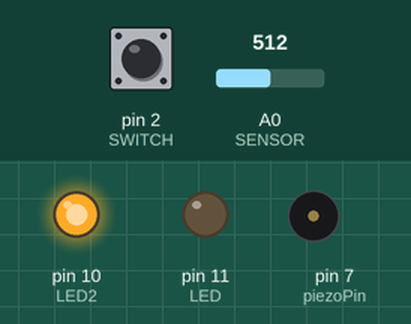
Recording of a sketch running on a simulated Arduino Uno, built with avr-gcc and run on an emulated ATmega328P. On the bench: output pins drawn as LEDs (lit = HIGH), buzzer (waves = sounding). Inputs (shaded band) come from the test bench; at power-on: pin 2 (SWITCH) HIGH, A0 (SENSOR) = 512. What the sketch prints to the serial monitor is not drawn.

Above: at 1.8 s.
1.9 s: pin 2 (SWITCH) pulled LOW for 1.2 s
At 2.4 s:
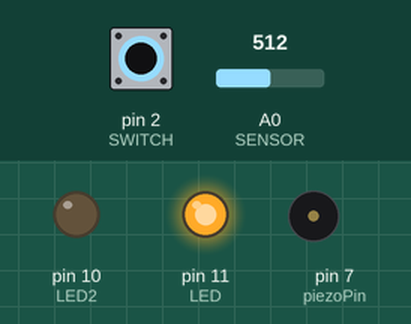
6.5 s: pin 2 (SWITCH) pulled LOW for 3.2 s
At 10.4 s:
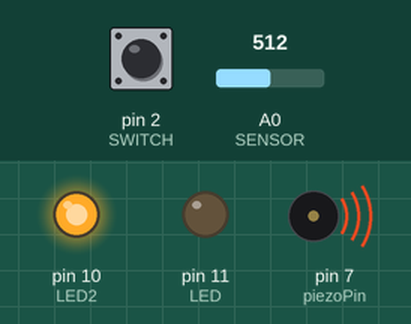
Timing chart, 0 to 17.2 s (numbered marks = the images above; inputs shaded):
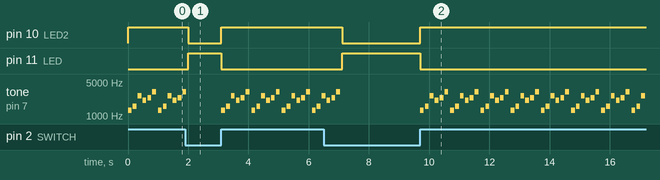

The sketch:

MTEC2280Final_WIP3.ino
```cpp
#include "pitches.h"

const int SENSOR = A0; //sensor hooked up to analog pin A0
const int SWITCH = 2;
const int LED = 11;
const int LED2=10;
const int piezoPin = 7;

int sensor_val = 0;
int switch_val = 0;

//Mario sound:https://gist.github.com/bboyho/0fcd284f411b1cfc7274336fde6abb45
int melody[] = {
 NOTE_E6, NOTE_G6,NOTE_E7,NOTE_C7,NOTE_D7,NOTE_G7 };

// note durations 4=quarter note, 8=eighth note, etc.
int noteDurations[] = {
   8, 8,8,8,8,8
};

void setup() {
  pinMode (SENSOR, INPUT);
  pinMode (LED, OUTPUT);
  pinMode (LED2, OUTPUT);
  pinMode(piezoPin, OUTPUT);
  pinMode (SWITCH, INPUT_PULLUP);

  Serial.begin(115200);


}

void loop() {
sensor_val = analogRead(SENSOR); //read sensor and assign to variable called val
  switch_val = digitalRead(SWITCH);
 // analogWrite(LED, sensor_val/4);

 if(switch_val == LOW){
    Serial.println("OPEN");
   }else if(switch_val ==HIGH){
    Serial.println("CLOSED");
    }
 //Door sensor together and pressure on FSR = RED LIGHT/NO WHITE(NOT safe)
   if (switch_val == LOW && sensor_val >250) { // if button is pressed (voltage received on pin 2)
    Serial.println(" - Trap Active");
    digitalWrite(LED, HIGH);
    digitalWrite(LED2,LOW);// send voltage to LED pin

    //Door sensor apart and no pressure on FSR = White LIGHT/Safe
  } else if (switch_val == HIGH || switch_val ==LOW && sensor_val<250){   //otherwise
    Serial.println(" - Trap Disarmed");
    digitalWrite(LED, LOW);
    digitalWrite(LED2,HIGH);

    for (int i=0; i<6; i++){
    int noteDuration = 1000 / noteDurations[i];

    tone(piezoPin, melody[i], noteDuration);
    int pauseBetweenNotes = noteDuration * 1.30;

    delay(pauseBetweenNotes);
    noTone(piezoPin);
  }


  Serial.print('H'); // unique header to identify start of message
  Serial.print(",");
  Serial.print(sensor_val,DEC);
  Serial.print(",");
  Serial.print(switch_val,DEC);
  Serial.print(",");  // note that a comma is sent after the last field
  Serial.println();  // send a cr/lf

  delay(30); // Wait 100 milliseconds
}
}
```

pitches.h
```cpp
/*************************************************

 * Public Constants

 *************************************************/

#define NOTE_B0  31
#define NOTE_C1  33
#define NOTE_CS1 35
#define NOTE_D1  37
#define NOTE_DS1 39
#define NOTE_E1  41
#define NOTE_F1  44
#define NOTE_FS1 46
#define NOTE_G1  49
#define NOTE_GS1 52
#define NOTE_A1  55
#define NOTE_AS1 58
#define NOTE_B1  62
#define NOTE_C2  65
#define NOTE_CS2 69
#define NOTE_D2  73
#define NOTE_DS2 78
#define NOTE_E2  82
#define NOTE_F2  87
#define NOTE_FS2 93
#define NOTE_G2  98
#define NOTE_GS2 104
#define NOTE_A2  110
#define NOTE_AS2 117
#define NOTE_B2  123
#define NOTE_C3  131
#define NOTE_CS3 139
#define NOTE_D3  147
#define NOTE_DS3 156
#define NOTE_E3  165
#define NOTE_F3  175
#define NOTE_FS3 185
#define NOTE_G3  196
#define NOTE_GS3 208
#define NOTE_A3  220
#define NOTE_AS3 233
#define NOTE_B3  247
#define NOTE_C4  262
#define NOTE_CS4 277
#define NOTE_D4  294
#define NOTE_DS4 311
#define NOTE_E4  330
#define NOTE_F4  349
#define NOTE_FS4 370
#define NOTE_G4  392
#define NOTE_GS4 415
#define NOTE_A4  440
#define NOTE_AS4 466
#define NOTE_B4  494
#define NOTE_C5  523
#define NOTE_CS5 554
#define NOTE_D5  587
#define NOTE_DS5 622
#define NOTE_E5  659
#define NOTE_F5  698
#define NOTE_FS5 740
#define NOTE_G5  784
#define NOTE_GS5 831
#define NOTE_A5  880
#define NOTE_AS5 932
#define NOTE_B5  988
#define NOTE_C6  1047
#define NOTE_CS6 1109
#define NOTE_D6  1175
#define NOTE_DS6 1245
#define NOTE_E6  1319
#define NOTE_F6  1397
#define NOTE_FS6 1480
#define NOTE_G6  1568
#define NOTE_GS6 1661
#define NOTE_A6  1760
#define NOTE_AS6 1865
#define NOTE_B6  1976
#define NOTE_C7  2093
#define NOTE_CS7 2217
#define NOTE_D7  2349
#define NOTE_DS7 2489
#define NOTE_E7  2637
#define NOTE_F7  2794
#define NOTE_FS7 2960
#define NOTE_G7  3136
#define NOTE_GS7 3322
#define NOTE_A7  3520
#define NOTE_AS7 3729
#define NOTE_B7  3951
#define NOTE_C8  4186
#define NOTE_CS8 4435
#define NOTE_D8  4699
#define NOTE_DS8 4978
```

Measured:
- after the input at 1.9 s, pin 10 (LED2): HIGH → LOW after 0.11 s, → HIGH 1.1 s later; pin 11 (LED): LOW → HIGH after 0.11 s, → LOW 1.1 s later
- after the input at 6.5 s, pin 10 (LED2): HIGH → LOW after 0.61 s, → HIGH 2.6 s later; pin 11 (LED): LOW → HIGH after 0.61 s, → LOW 2.6 s later
- by itself, tone on pin 7 (piezoPin): plays 2093 Hz for 0.13 s, 2349 Hz for 0.13 s, 3136 Hz for 0.13 s, 1319 Hz for 0.13 s, 1568 Hz for 0.13 s, 2637 Hz for 0.13 s … (48 notes in this stretch)
